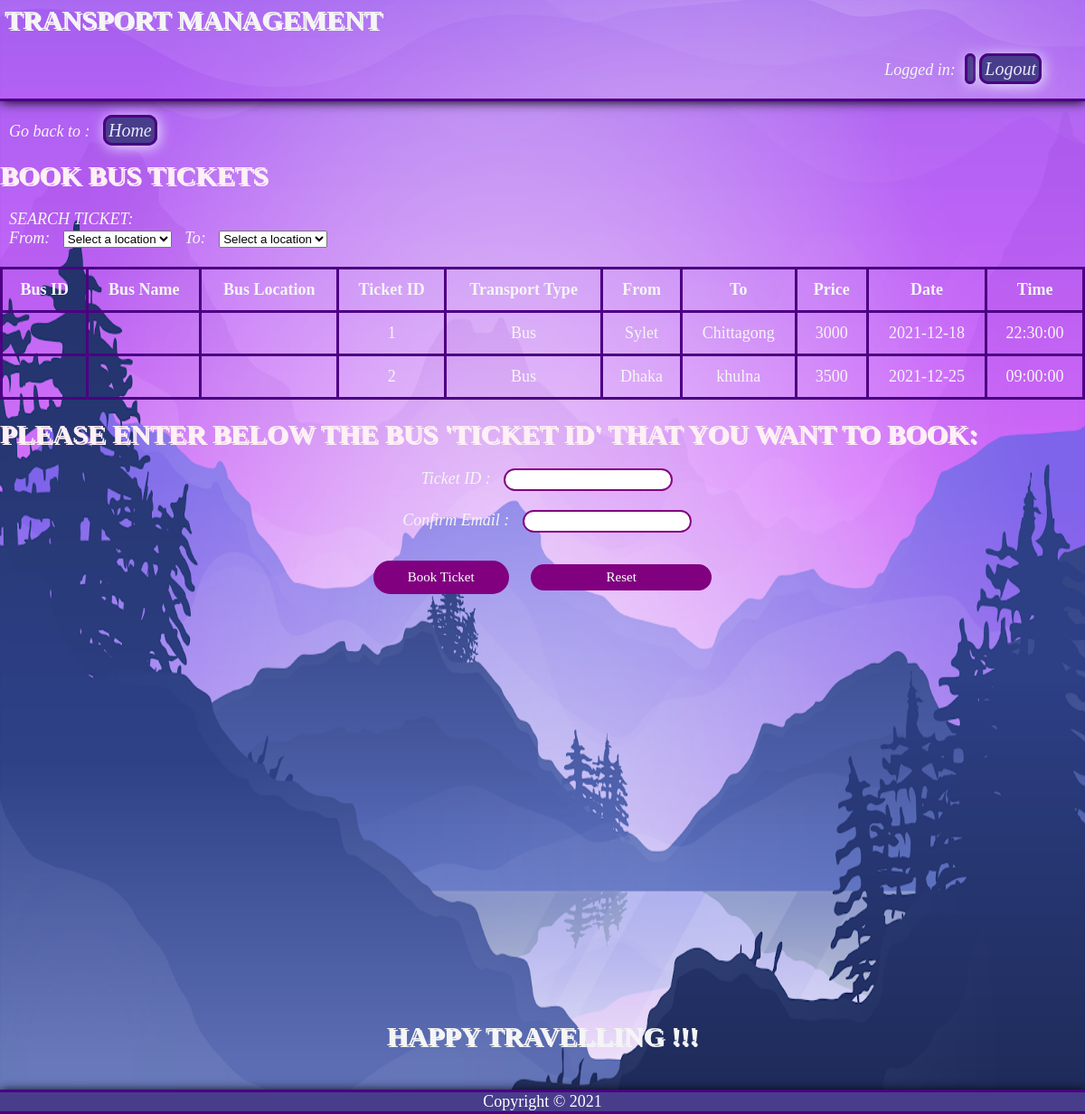
The app's page /Book_Bus_Tickets.php (signed in) with its own data.
### tables this page shows
CREATE TABLE `tickets` (
  `ticket_id` int(10) NOT NULL,
  `location_to` varchar(40) NOT NULL,
  `location_from` varchar(40) NOT NULL,
  `date` date NOT NULL,
  `time` time NOT NULL,
  `price` varchar(40) NOT NULL,
  `transportType` varchar(40) NOT NULL,
  `bookedBy` varchar(40) NOT NULL
);

### Controller/bookBusTicketController.php (called while the page is built, shortened)
<?php
require_once 'Model/Model.php';
$conn = db_conn();
$selectQuery = 'SELECT * FROM `tickets` WHERE transportType = "Bus"';
try {
    $stmt = $conn->query($selectQuery);
} catch (PDOException $e) {
    echo $e->getMessage();
}
$rows = $stmt->fetchAll(PDO::FETCH_ASSOC);

### Book_Bus_Tickets.php (the view, shortened to what this page needs)
<!DOCTYPE html>
<html lang="en">
<head>
    <link rel="stylesheet" type="text/css" href="CSS/style.css">
</head>
<body>
    <?php
    include 'Header.php';
    ?>
    <?php require_once 'Controller/bookBusTicketController.php'; ?>
    <form method="post">
        <br>
        <label style='color:whitesmoke'>Go back to :</label>
        <a href="Customer_Home.php">Home</a><br><br>
        <h2>BOOK BUS TICKETS</h2><br>
        <label style='color:whitesmoke'>SEARCH TICKET:</label><br>
        <label style='color:whitesmoke'>From: </label>
        <select name="busFrom" id="busFrom" onchange="searchTicketFrom(this.value)">
            <option value="" disabled selected>Select a location</option>
        </select>
        <label style='color:whitesmoke'>To: </label>
        <select name="busTo" id="busTo" onchange="searchTicketTo(this.value)">
            <option value="" disabled selected>Select a location</option>
        </select>
        <br><br>
        <div style="overflow:auto;" id="displayTicket">
            <table class="tableStyle">
                <tr>
                    <th>Bus ID</th>
                    <th>Bus Name</th>
                    <th>Bus Location</th>
                    <th>Ticket ID</th>
                    <th>Transport Type</th>
                    <th>From</th>
                    <th>To</th>
                    <th>Price</th>
                    <th>Date</th>
                    <th>Time</th>
                </tr>
                <?php
                foreach ($rows as $i => $tData) {
                    if ($tData['bookedBy'] == "") {
                        $conn = db_conn();
                        $selectQuery = "SELECT * FROM `bus` where b_id = ?";
                        try {
                            $stmt = $conn->prepare($selectQuery);
                            $stmt->execute([$tData["b_id"]]);
                        } catch (PDOException $e) {
                            echo $e->getMessage();
                        }
                        $bData = $stmt->fetch(PDO::FETCH_ASSOC);
                        echo '<tr>
                                <td>' . $bData["b_id"] . '</td>
                                <td>' . $bData["b_name"] . '</td>
                                <td>' . $bData["b_location"] . '</td>
                                <td>' . $tData["ticket_id"] . '</td>
                                <td>' . $tData["transportType"] . '</td>
                                <td>' . $tData["location_from"] . '</td>
                                <td>' . $tData["location_to"] . '</td>
                                <td>' . $tData["price"] . '</td>
                                <td>' . $tData["date"] . '</td>
                                <td>' . $tData["time"] . '</td>
                            </tr>';
                    }
                }
                ?>
            </table>
        </div>
        <br>
        <h2>Please enter below the bus 'Ticket ID' that you want to book:</h2>
        <span style="display:inline-block; width: 100%; text-align:center;">
            <br>
            <div class="row">
                <div class="column">
                    <label style='color:whitesmoke'>Ticket ID :</label>
                    <input type="text" name="ticketId" id="ticketId" onblur="checkTicketId()" onkeyup="checkTicketId()">
                    <br>
                    <br>
                    <label style='color:whitesmoke'>Confirm Email :</label>
                    <input type="text" name="email" id="email" onblur="checkEmail()" onkeyup="checkEmail()">
                    <br>
                </div>
            </div>
            <br>
            <input type="submit" name="submit" value="Book Ticket">
            <input type="reset" name="reset" value="Reset"><br>
        </span>
        <br><br><br><br><br><br><br><br><br><br><br><br><br><br><br><br><br><br><br><br><br><br><br>
        <h1 style="text-align: center;">HAPPY TRAVELLING !!!</h1>
        <br><br>
        <?php include 'Footer.php'; ?>
</body>
</html>

### Header.php (shortened to what this page needs)
<!DOCTYPE html>
<html lang="en">
<head>
    <link rel="stylesheet" type="text/css" href="CSS/style.css">
</head>
<body>
    <div class="header">
        <h1 style="padding: 5px;"> Transport Management</h1><br>
        <span style="display:inline-block; width:96%; height:4%; text-align:right">
            <?php
            if (isset($_SESSION['email'])) {
                echo "<label style='color:whitesmoke'> Logged in:</label>";
                echo '<a href="View_Profile.php">';
                echo '</a> ';
                echo "<a href='Logout.php'>Logout</a>";
                echo '<br><br>';
            } else {
                echo '<a href="Public_Home.php">Home</a> <a href="Login.php">Login</a> <a href="Registration.php">Registration</a> ';
                echo '<br><br>';
            }
            ?>
        </span>
    </div>
</body>
</html>

### Footer.php (shortened to what this page needs)
<!DOCTYPE html>
<html lang="en">
<head>
    <link rel="stylesheet" type="text/css" href="CSS/style.css">
</head>
<body>
    <div class="fotter">
        <span style="text-align:center;color: white;">
            <?php
            echo "<p>Copyright &copy; 2021</p>";
            ?>
        </span>
    </div>
</body>
</html>

### CSS/style.css (style rules this page uses)
* { margin: 0px; padding: 0px; box-sizing: border-box; }
body { background-color: DarkSlateBlue; background-image: url(../Pictures/backgroundImageDesktop.png); background-repeat: no-repeat; background-size: 100% 100%; background-attachment: fixed; font-size: large; }
div.header { background-image: url(../Pictures/backgroundImageDesktop.png); background-repeat: no-repeat; border-bottom: 3px solid Indigo; box-shadow: 1px 1px 12px; }
div.fotter { background-color: DarkSlateBlue; border-top: 3px solid Indigo; border-bottom: 3px solid Indigo; box-shadow: 1px 1px 12px; }
a { background-color: DarkSlateBlue; padding: 3px; text-decoration: none; font-style: italic; color: lavender; border: 3px solid Indigo; border-radius: 10px; font-size: 20px; box-shadow: 2px 2px 15px; }
h1 { color: whitesmoke; font-family: "Praise", cursive; text-transform: uppercase; text-shadow: 2px 2px; font-size: 30px; }
h2 { color: lavenderblush; font-family: "Praise", cursive; text-transform: uppercase; text-shadow: 2px 2px; font-size: 30px; }
label { margin: 5px; padding: 5px; font-family: "Praise", cursive; font-size: 18px; font-style: italic; }
input[type="submit"] { margin: 10px; width: 150px; color: white; padding: 5px; font-size: 15px; font-family: "Praise", cursive; border-radius: 100px; border: 5px solid purple; background-color: purple; }
input[type="reset"] { margin: 10px; width: 200px; color: white; padding: 1px; font-size: 15px; font-family: "Praise", cursive; border-radius: 100px; border: 5px solid purple; background-color: purple; }
input[type="text"] { padding: 3px 3px; box-sizing: border-box; border-radius: 100px; border: 2px solid purple; text-align: center; }
.row { display: flex; }
.column { flex: 50%; height: 50%; }
table, th, td { border: 3px solid Indigo; border-collapse: collapse; padding: 12px; text-align: center; border-style: solid; color: whitesmoke; }
.tableStyle { width: 100%; }

### records on screen
tickets: ticket_id "1", transportType "Bus", location_from "Sylet", location_to "Chittagong", price "3000", date "2021-12-18", time "22:30:00"
tickets: ticket_id "2", transportType "Bus", location_from "Dhaka", location_to "khulna", price "3500", date "2021-12-25", time "09:00:00"
